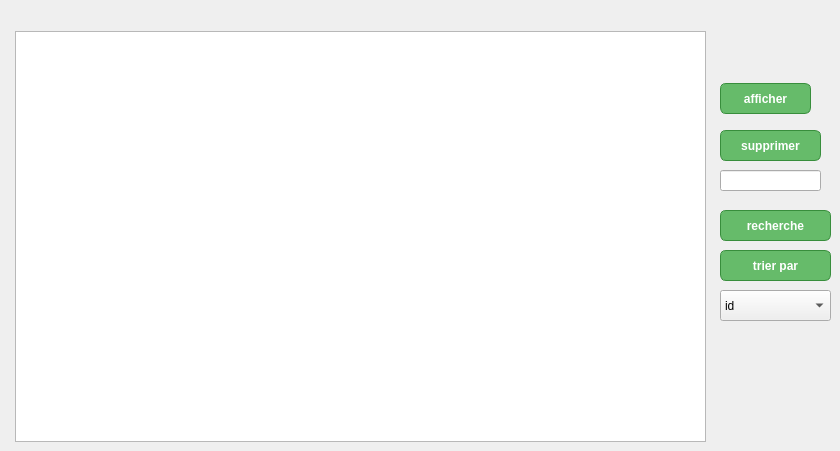
      <widget class="QWidget" name="tab_14">
       <attribute name="title">
        <string>list des maintenance</string>
       </attribute>
       <widget class="QPushButton" name="afficher">
        <property name="geometry">
         <rect>
          <x>720</x>
          <y>83</y>
          <width>91</width>
          <height>31</height>
         </rect>
        </property>
        <property name="styleSheet">
         <string notr="true">QPushButton {
    color: #ffffff; /* Texte blanc */
    background-color: #66bb6a; /* Vert pour le fond */
    border: 1px solid #388e3c; /* Bordure légèrement plus foncée */
    border-radius: 6px; /* Coins arrondis */
    padding: 8px 12px; /* Espacement intérieur */
    font-weight: bold; /* Texte en gras */
}

QPushButton:hover {
    background-color: #66bb6a; /* Vert plus clair au survol */
}

QPushButton:pressed {
    background-color: #2e7d32; /* Vert foncé quand le bouton est cliqué */
}

</string>
        </property>
        <property name="text">
         <string>afficher</string>
        </property>
       </widget>
       <widget class="QPushButton" name="supprimer_2">
        <property name="geometry">
         <rect>
          <x>720</x>
          <y>130</y>
          <width>101</width>
          <height>31</height>
         </rect>
        </property>
        <property name="styleSheet">
         <string notr="true">QPushButton {
    color: #ffffff; /* Texte blanc */
    background-color: #66bb6a; /* Vert pour le fond */
    border: 1px solid #388e3c; /* Bordure légèrement plus foncée */
    border-radius: 6px; /* Coins arrondis */
    padding: 8px 12px; /* Espacement intérieur */
    font-weight: bold; /* Texte en gras */
}

QPushButton:hover {
    background-color: #66bb6a; /* Vert plus clair au survol */
}

QPushButton:pressed {
    background-color: #2e7d32; /* Vert foncé quand le bouton est cliqué */
}

</string>
        </property>
        <property name="text">
         <string>supprimer</string>
        </property>
       </widget>
       <widget class="QTableView" name="tablee">
        <property name="geometry">
         <rect>
          <x>15</x>
          <y>31</y>
          <width>691</width>
          <height>411</height>
         </rect>
        </property>
       </widget>
       <widget class="QComboBox" name="comboBox_2">
        <property name="geometry">
         <rect>
          <x>720</x>
          <y>290</y>
          <width>111</width>
          <height>31</height>
         </rect>
        </property>
        <item>
         <property name="text">
          <string>id</string>
         </property>
        </item>
        <item>
         <property name="text">
          <string>date</string>
         </property>
        </item>
        <item>
         <property name="text">
          <string>nom</string>
         </property>
        </item>
       </widget>
       <widget class="QPushButton" name="trii">
        <property name="geometry">
         <rect>
          <x>720</x>
          <y>250</y>
          <width>111</width>
          <height>31</height>
         </rect>
        </property>
        <property name="styleSheet">
         <string notr="true">QPushButton {
    color: #ffffff; /* Texte blanc */
    background-color: #66bb6a; /* Vert pour le fond */
    border: 1px solid #388e3c; /* Bordure légèrement plus foncée */
    border-radius: 6px; /* Coins arrondis */
    padding: 8px 12px; /* Espacement intérieur */
    font-weight: bold; /* Texte en gras */
}

QPushButton:hover {
    background-color: #66bb6a; /* Vert plus clair au survol */
}

QPushButton:pressed {
    background-color: #2e7d32; /* Vert foncé quand le bouton est cliqué */
}

</string>
        </property>
        <property name="text">
         <string>trier par</string>
        </property>
       </widget>
       <widget class="QLineEdit" name="supp">
        <property name="geometry">
         <rect>
          <x>720</x>
          <y>170</y>
          <width>101</width>
          <height>21</height>
         </rect>
        </property>
       </widget>
       <widget class="QPushButton" name="recherche">
        <property name="geometry">
         <rect>
          <x>720</x>
          <y>210</y>
          <width>111</width>
          <height>31</height>
         </rect>
        </property>
        <property name="styleSheet">
         <string notr="true">QPushButton {
    color: #ffffff; /* Texte blanc */
    background-color: #66bb6a; /* Vert pour le fond */
    border: 1px solid #388e3c; /* Bordure légèrement plus foncée */
    border-radius: 6px; /* Coins arrondis */
    padding: 8px 12px; /* Espacement intérieur */
    font-weight: bold; /* Texte en gras */
}

QPushButton:hover {
    background-color: #66bb6a; /* Vert plus clair au survol */
}

QPushButton:pressed {
    background-color: #2e7d32; /* Vert foncé quand le bouton est cliqué */
}

</string>
        </property>
        <property name="text">
         <string>recherche</string>
        </property>
       </widget>
      </widget>
